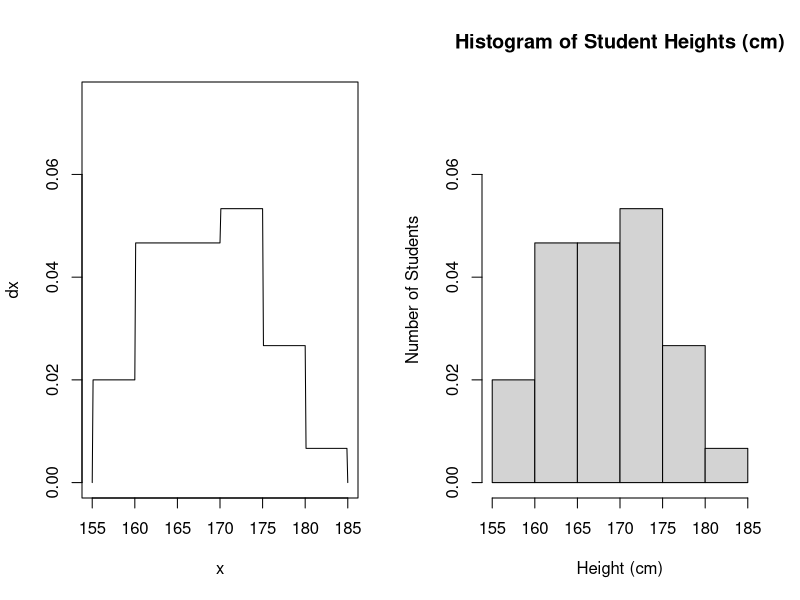

Generate this figure with R:
# What is Histogram :

# A histogram is a graphical representation of the distribution of data, 
# showing the frequency or relative frequency of each data category (or bin) in a dataset. 
# It is a way to represent the underlying frequency distribution of a set of continuous 
# data.


# Understand the histogram concept with the help of an example:

# Suppose there are 30 students in a class. Now i want to know if i pick up randomly any student what will be the 
# probability that his/her height will be within 150cm-170cm. or we can say P(150<x<170).
# We can achieve our goal using histogram.

# Step 1: [collecting the Data]

# Sample data: student heights in centimeters
ht_cm <- c(158.4, 162.7, 165.3, 160.4, 170.6, 173.0, 168.3, 158.2, 162.1, 168.8, 
           175.9, 178.2, 170.3, 165.5, 160.8, 158.4, 162.6, 168.5, 173.1, 170.4, 
           173.5, 175.7, 178.2, 180.6, 170.9, 165.4, 162.3, 160.2, 168.1, 173.7)

# Step 2 :creating buckets:
min(ht_cm)
max(ht_cm)
bins <- seq(155,185 , by = 5)  # Define bins with a width of 5 cm

# Step 3: [Calculate frequency density]

freq <- table(cut(ht_cm, breaks = bins, include.lowest = TRUE)) # define frequencies or count in each bins

bin_width <- diff(bins)[1]  # Calculate the bin width

density_values <- freq/ (sum(freq) * bin_width) 
# calculate density i,e.[density = (relative freq)/width]

# Step 4:[storing the density value in the relative bucket]

x=seq(155,185,by=0.1) # define x-scale
dx=c(rep(NA,length(x))) # define a vector in the length of x

# storing the density value in the relative bucket 
for(i in 2:length(bins)){
  dx[x>bins[i-1] & x<=bins[i]]=density_values[i-1]
}

dx[1]=0;dx[length(x)]=0 # manually keeping 0 in the first & last value of dx.

# Step 5:[plot the histogram]

par(mfrow=c(1,2)) # par function used to set graphical parameters for plots.
plot(x,dx,type = "l",xlim=c(155,185),ylim=c(0,0.075))
#abline(h=0)

# Step 6 :[using hist function]
hist_obj<-hist(ht_cm, main = "Histogram of Student Heights (cm)"
               , xlab = "Height (cm)"
               , ylab = "Number of Students"
               , probability = T,ylim=c(0,0.075))

# As we can see that our plotting and the hist function is giving same result.It is clear how the histogram function is working.

probability<-(sum(density_values)*bin_width)
print(probability)